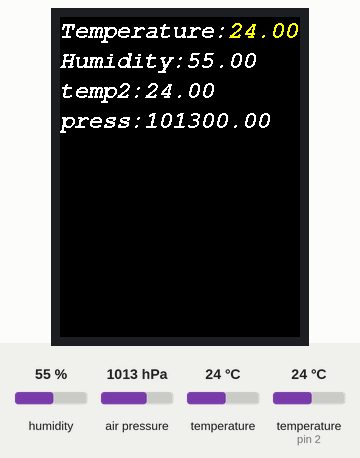
Recording of a sketch running on a simulated Arduino Uno, built with avr-gcc and run on an emulated ATmega328P. Parts: 240×320 colour display. Inputs (shaded band) come from the test bench; at power-on: temperature (sensor on pin 2) 24 °C, air pressure 1013 hPa, humidity 55 %, temperature 24 °C.

Above: at 1.4 s.
1.5 s: temperature (sensor on pin 2) set to 12 °C
At 8.4 s:
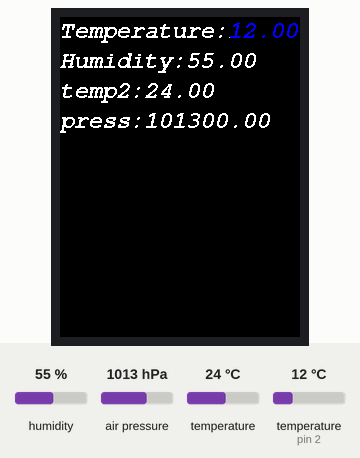
9.4 s: air pressure set to 952 hPa
At 15.3 s:
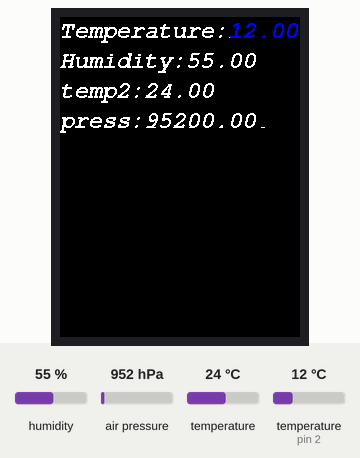
17.3 s: humidity set to 22 %
At 22.4 s:
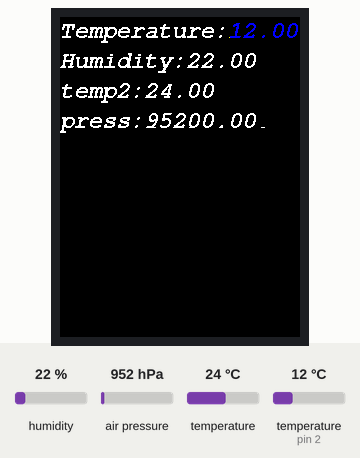
25.2 s: temperature (sensor 0) set to 12 °C
At 29.3 s:
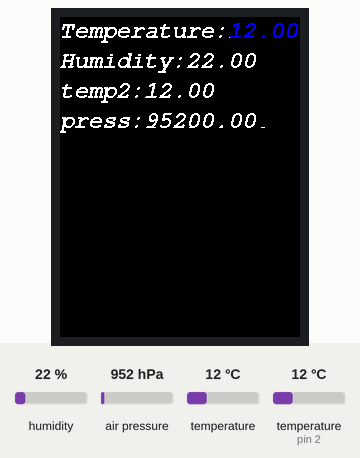
33.1 s: humidity set to 40 %
At 36.5 s:
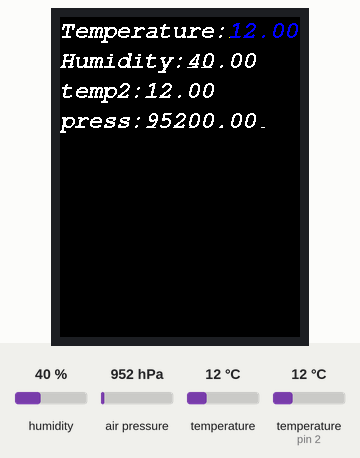
41.0 s: air pressure set to 975 hPa
At 43.3 s:
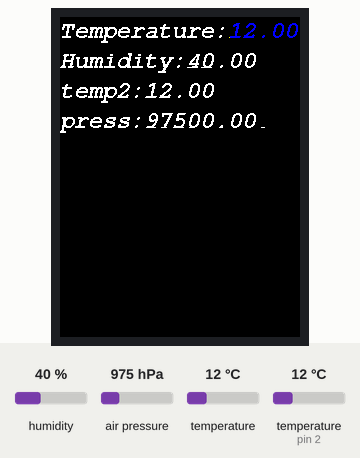
Timing chart, 0 to 44.8 s (numbered marks = the images above; inputs shaded):
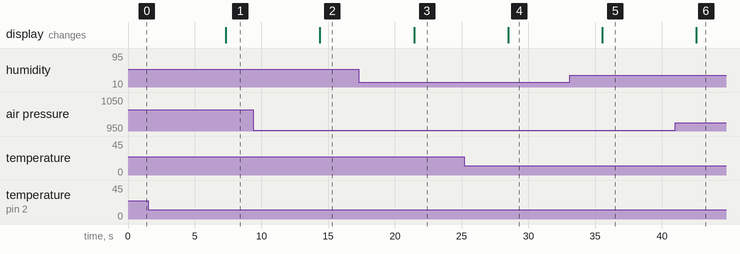

The sketch:

weather_station.ino
```cpp
#include <dht.h>
#include <Math.h>

#include <Adafruit_GFX.h>
#include <Adafruit_SPITFT.h>
#include <Adafruit_SPITFT_Macros.h>
#include <gfxfont.h>
#include <Adafruit_ILI9341.h>
#include <SPI.h>
#include <Fonts/FreeMonoBoldOblique12pt7b.h>

//bmp sensor
#include <Adafruit_Sensor.h>
#include <Adafruit_BMP280.h>

//bmp sensor
#define BMP_SCK 19
#define BMP_MISO 18


#define TFT_DC 9
#define TFT_CS 10

//humidity sensor
#define DHT_PIN 2

Adafruit_ILI9341 tft = Adafruit_ILI9341(TFT_CS, TFT_DC);
Adafruit_BMP280 bme;

dht DHT;

double currentTemperature = NAN;
double currentHumidity = NAN;

const char * const tempString = "Temperature: ";
const char * const humidString = "Humidity: ";

const double temperature_normal = 20.0;
const double temperature_high = 27.0;

const int padding = 10;

boolean isBMPReady = false;

/*
baseline - y coord of starting writing text (baseline, bottom line of text)
*/
void printTextWithValue(char *label, int baseline, double value, uint16_t textColor = ILI9341_WHITE);

void setup() {
  Serial.begin(9600);
  tft.begin();
  tft.setRotation(2);
  tft.setFont(&FreeMonoBoldOblique12pt7b);
  tft.setTextSize(1);
  tft.setTextColor(ILI9341_WHITE);
  tft.setTextWrap(true);
  tft.fillScreen(ILI9341_BLACK);

  isBMPReady = bme.begin();
}

void loop() {
  int chk = DHT.read11(DHT_PIN);
  printTemperature(DHT.temperature);
  printHumidity(DHT.humidity);
  if(isBMPReady) {
    printTextWithValue("temp2: ", 80, bme.readTemperature());
    printTextWithValue("press: ", 110, bme.readPressure());
    //printAlt(bme.readAltitude(1013.25));
  }
  delay(7000);
}

void printHumidity(double value) {
  if(currentHumidity != NAN && currentHumidity == value) {
    return;
  }
  currentHumidity = value;

  printTextWithValue(humidString, 50, value);
}

void printTemperature(double value) {
  if(currentTemperature != NAN && currentTemperature == value) {
    return;
  }

  currentTemperature = value;
  uint16_t textColor;
  if(currentTemperature < temperature_normal) {
    textColor = ILI9341_BLUE;
  } else if(currentTemperature >= temperature_normal && currentTemperature < temperature_high) {
    textColor = ILI9341_YELLOW;
  } else {
    textColor = ILI9341_RED;
  }
  printTextWithValue(tempString, 20, value, textColor);
}


/*
baseline - y coord of starting writing text (baseline, bottom line of text)
*/
void printTextWithValue(char *label, int baseline, double value, uint16_t textColor = ILI9341_WHITE) {
  int16_t  x1, y1;
  uint16_t w, h;

  tft.getTextBounds(label, 0, 0, &x1, &y1, &w, &h);
  tft.setCursor(0, baseline);
  tft.setTextColor(ILI9341_WHITE);
  tft.print((char *)label);
  tft.setCursor(x1 + w, baseline);
  tft.fillRect(x1 + w, baseline - h, 200, h, ILI9341_BLACK);
  tft.setTextColor(textColor);
  tft.print(value);

}
```

Measured:
- after the input at 1.5 s, the display: changes after 5.8 s (image 1)
- after the input at 9.4 s, the display: changes after 5.0 s (image 2)
- after the input at 17.3 s, the display: changes after 4.1 s (image 3)
- after the input at 25.2 s, the display: changes after 3.3 s (image 4)
- after the input at 33.1 s, the display: changes after 2.4 s (image 5)
- after the input at 41.0 s, the display: changes after 1.6 s (image 6)
